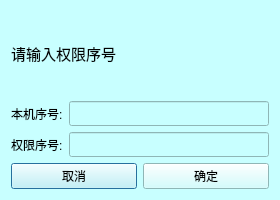
<?xml version="1.0" encoding="UTF-8"?>
<ui version="4.0">
 <class>dlgUseTime</class>
 <widget class="QDialog" name="dlgUseTime">
  <property name="geometry">
   <rect>
    <x>0</x>
    <y>0</y>
    <width>280</width>
    <height>200</height>
   </rect>
  </property>
  <property name="maximumSize">
   <size>
    <width>280</width>
    <height>200</height>
   </size>
  </property>
  <property name="windowTitle">
   <string>使用期限</string>
  </property>
  <property name="styleSheet">
   <string notr="true">background-color: rgb(200, 255, 255);</string>
  </property>
  <layout class="QVBoxLayout" name="verticalLayout">
   <item>
    <widget class="QLabel" name="label_message">
     <property name="font">
      <font>
       <family>Ubuntu</family>
       <pointsize>11</pointsize>
       <weight>50</weight>
       <italic>false</italic>
       <bold>false</bold>
      </font>
     </property>
     <property name="text">
      <string>请输入权限序号</string>
     </property>
    </widget>
   </item>
   <item>
    <layout class="QHBoxLayout" name="horizontalLayout">
     <item>
      <widget class="QLabel" name="label_2">
       <property name="text">
        <string>本机序号:</string>
       </property>
      </widget>
     </item>
     <item>
      <widget class="QLineEdit" name="m_LocalNumber">
       <property name="sizePolicy">
        <sizepolicy hsizetype="Expanding" vsizetype="Preferred">
         <horstretch>0</horstretch>
         <verstretch>0</verstretch>
        </sizepolicy>
       </property>
       <property name="minimumSize">
        <size>
         <width>0</width>
         <height>25</height>
        </size>
       </property>
       <property name="maximumSize">
        <size>
         <width>16777215</width>
         <height>25</height>
        </size>
       </property>
       <property name="echoMode">
        <enum>QLineEdit::Normal</enum>
       </property>
       <property name="readOnly">
        <bool>true</bool>
       </property>
       <property name="placeholderText">
        <string/>
       </property>
      </widget>
     </item>
    </layout>
   </item>
   <item>
    <layout class="QHBoxLayout" name="horizontalLayout_2">
     <item>
      <widget class="QLabel" name="label">
       <property name="text">
        <string>权限序号:</string>
       </property>
      </widget>
     </item>
     <item>
      <widget class="QLineEdit" name="m_rPowerCode">
       <property name="sizePolicy">
        <sizepolicy hsizetype="Expanding" vsizetype="Preferred">
         <horstretch>0</horstretch>
         <verstretch>0</verstretch>
        </sizepolicy>
       </property>
       <property name="minimumSize">
        <size>
         <width>0</width>
         <height>25</height>
        </size>
       </property>
       <property name="maximumSize">
        <size>
         <width>16777215</width>
         <height>25</height>
        </size>
       </property>
       <property name="echoMode">
        <enum>QLineEdit::Normal</enum>
       </property>
       <property name="placeholderText">
        <string/>
       </property>
      </widget>
     </item>
    </layout>
   </item>
   <item>
    <layout class="QHBoxLayout" name="horizontalLayout_3">
     <item>
      <widget class="QPushButton" name="m_btnCancel">
       <property name="minimumSize">
        <size>
         <width>0</width>
         <height>25</height>
        </size>
       </property>
       <property name="text">
        <string>取消</string>
       </property>
      </widget>
     </item>
     <item>
      <widget class="QPushButton" name="m_btnOk">
       <property name="minimumSize">
        <size>
         <width>0</width>
         <height>25</height>
        </size>
       </property>
       <property name="text">
        <string>确定</string>
       </property>
      </widget>
     </item>
    </layout>
   </item>
  </layout>
 </widget>
 <resources/>
 <connections/>
</ui>
